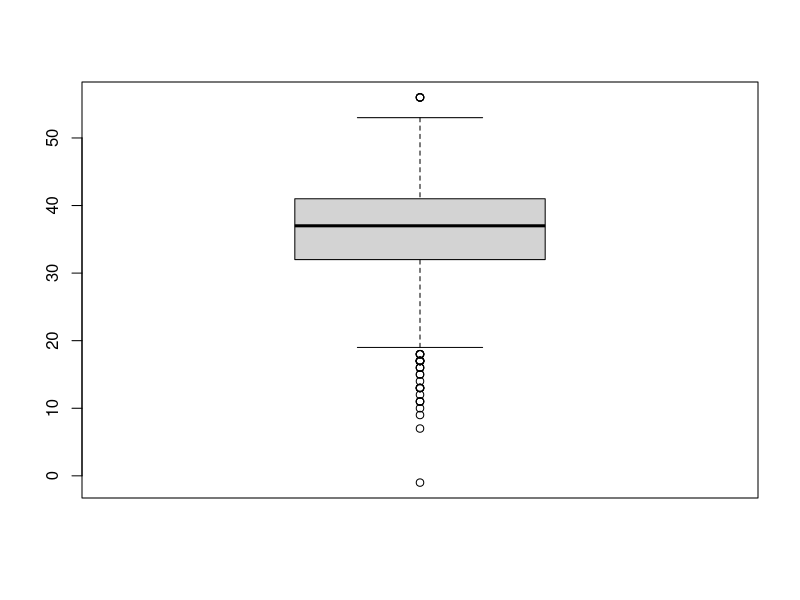
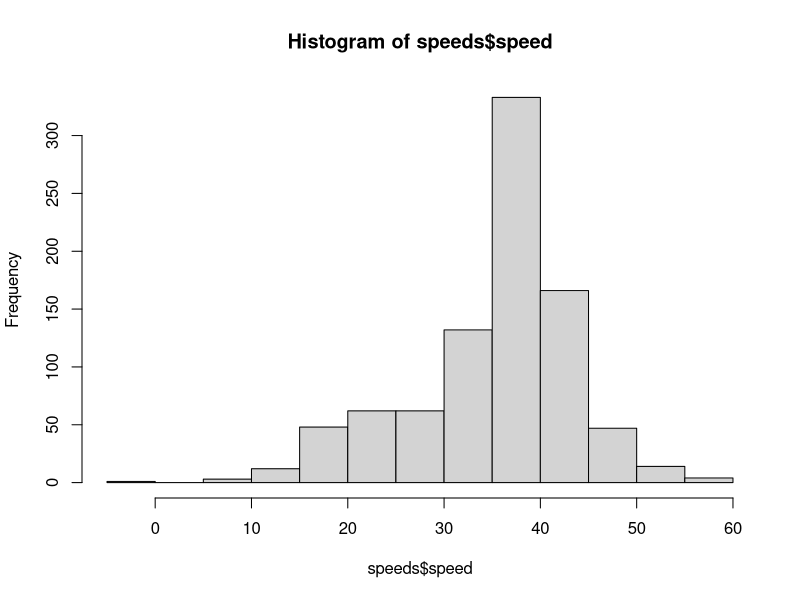
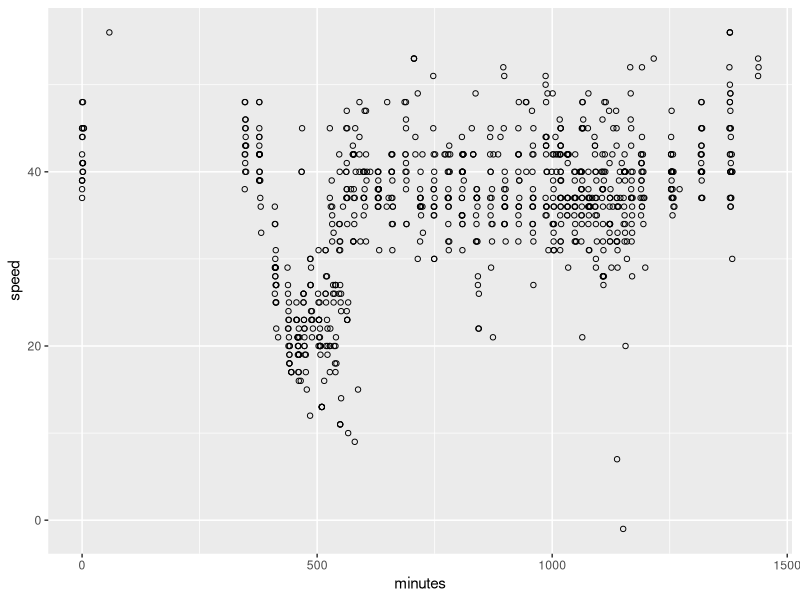
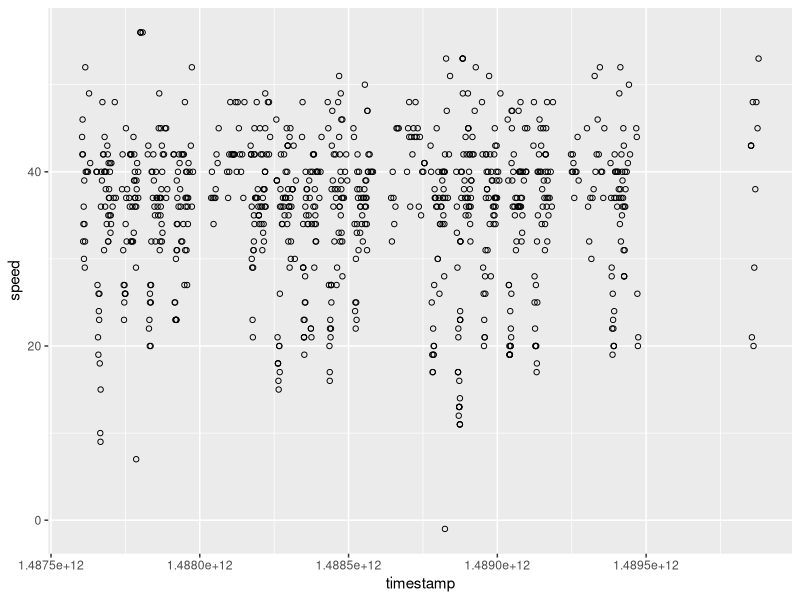
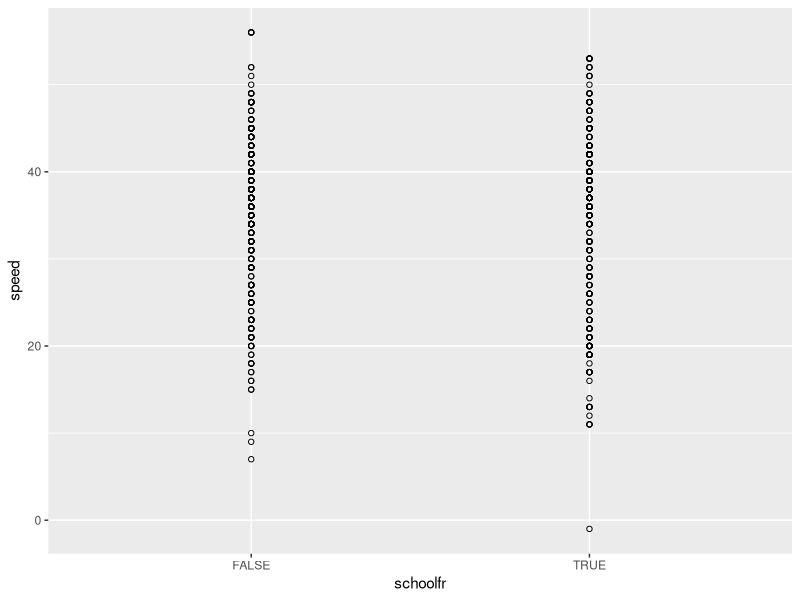
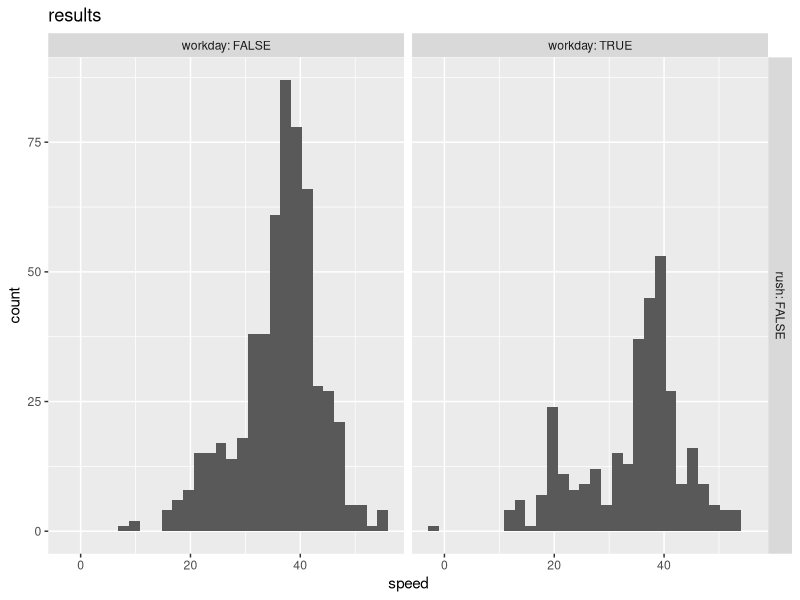
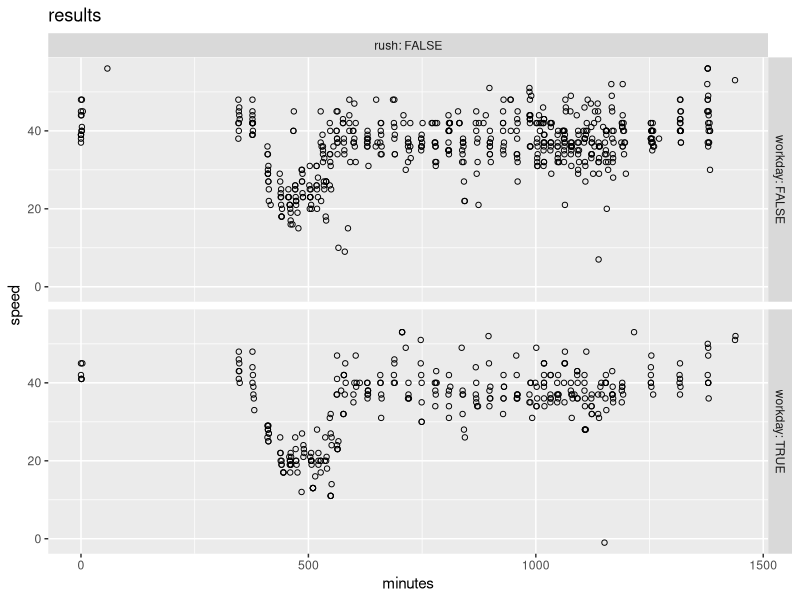
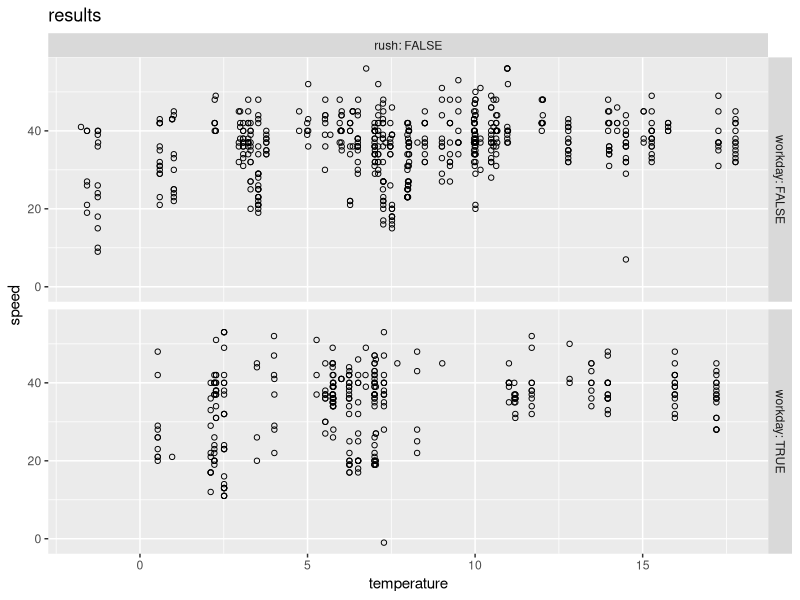

These figures' R source, in order:
library(ggplot2);

speeds <-read.csv("tocern.csv", colClasses = c("numeric", "numeric", "numeric", "logical", "logical", "logical", "logical", "logical", "logical", "numeric", "numeric", "numeric", "numeric", "numeric", "character"))
summary (speeds$speed)
boxplot(speeds$speed)
hist(speeds$speed)

scatterplotSpeedMinutes <- ggplot(data = speeds, aes(x=minutes, y=speed)) + geom_point(shape=1)
print(scatterplotSpeedMinutes)
scatterplotSpeedTimestamp <- ggplot(data = speeds, aes(x=timestamp, y=speed)) + geom_point(shape=1)
print(scatterplotSpeedTimestamp)
scatterplotSpeedSchoolfr <- ggplot(data = speeds, aes(x=schoolfr, y=speed)) + geom_point(shape=1)
print(scatterplotSpeedSchoolfr)


speedsRush <- speeds[,]
speedsRush$rush <- apply(speeds, 1, function(speed){return (speed["minutes"]>420 & speed["minutes"]<570)})
speedsRush$workday <- !speeds$sunday & !speeds$saturday & speeds$schoolfr & !speeds$holidayfr & speeds$schoolch & !speeds$holidaych
facetedHistograms <- ggplot(data = speedsRush, aes(x=speed)) + geom_histogram() + ggtitle("results") + facet_grid(rush~workday, labeller = label_both)
print(facetedHistograms)
facetedScatterplots <- ggplot(data = speedsRush, aes(x=minutes, y=speed)) + geom_point(shape=1) + ggtitle("results") + facet_grid(workday~rush, labeller = label_both)
print(facetedScatterplots)
facetedScatterplots <- ggplot(data = speedsRush, aes(x=temperature, y=speed)) + geom_point(shape=1) + ggtitle("results") + facet_grid(workday~rush, labeller = label_both)
print(facetedScatterplots)
